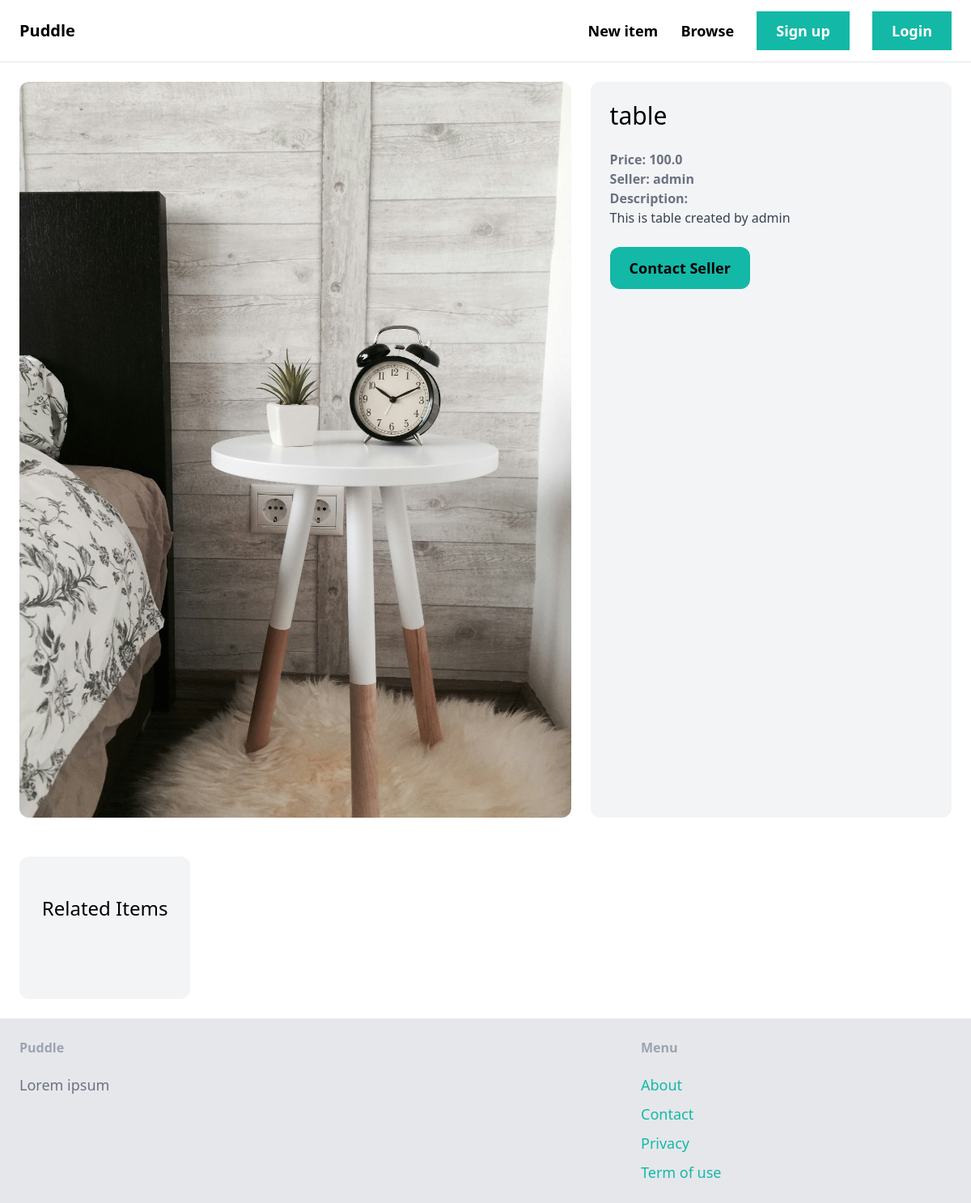
/items/5/, run on the app's committed database.
### item/models.py (models this page shows, shortened)
class Item(models.Model):
    category = models.ForeignKey(Category, related_name="category", on_delete=models.CASCADE)
    name = models.CharField(max_length=255)
    description = models.TextField(blank=True, null=True)
    price = models.FloatField()
    image = models.ImageField(upload_to="item_images", blank=True, null=True)
    is_sold = models.BooleanField(default=False)
    created_by = models.ForeignKey(User, related_name="items", on_delete=models.CASCADE)
    created_at = models.DateTimeField(auto_now_add=True)

### item/views.py (the view)
# urls.py: path("<int:pk>/", views.detail, name="detail"),
def detail(request:HttpRequest, pk):
    item = get_object_or_404(Item, pk=pk)
    related_items = Item.objects.filter(category=item.category, is_sold=False).exclude(pk=pk)[:3]
    return render(request, "item/detail.html", {
        "item": item,
        "related_items": related_items,
        })

### item/templates/item/detail.html (shortened to what this page needs)
{% extends "core/base.html" %}
{% block content %}
<div class="grid grid-cols-5 gap-6">
  <div class="col-span-3">
    <img src="{{ item.image.url }}" class="rounded-xl" />
  </div>
  <div class="col-span-2 p-6 bg-gray-100 rounded-xl">
    <h1 class="mb-6 text-3xl">{{ item.name }}</h1>
    <p class="text-gray-500"><strong>Price: {{ item.price }}</strong></p>
    <p class="text-gray-500"><strong>Seller: {{ item.created_by }}</strong></p>
    {% if item.description %}
    <p class="text-gray-700">
      <strong class="text-gray-500">Description:</strong><br />
      {{ item.description }}
    </p>
    {% endif %}
    {% if request.user == item.created_by %}
    <div class="mt-6 p-6 bg-white rounded-xl">
      <p>This is your item!</p>
      <a href="{% url 'item:edit' item.id %}" class="inline-block mt-6 px-6 py-3 text-lg font-semibold bg-teal-500 rounded-xl hover:bg-teal-700">Edit</a>
      <a href="{% url 'item:delete' item.id %}" class="inline-block mt-6 px-6 py-3 text-lg font-semibold bg-red-500 rounded-xl hover:bg-red-700">Delete</a>
    </div>
    {% else %}
    <a href="{% url 'conversation:new' item.id %}" class="inline-block mt-6 px-6 py-3 text-lg font-semibold bg-teal-500 rounded-xl hover:bg-teal-700">
      Contact Seller
    </a>
    {% endif %}
  </div>
  <div class="mt-6 px-6 py-12 bg-gray-100 rounded-xl">
    <h2 class="mb-12 text-2xl text-center">Related Items</h2>
  </div>
</div>
{% endblock %}

### data on the page
Item: image (picture), name "table", price "100.0", created_by "admin", description "This is table created by admin"
